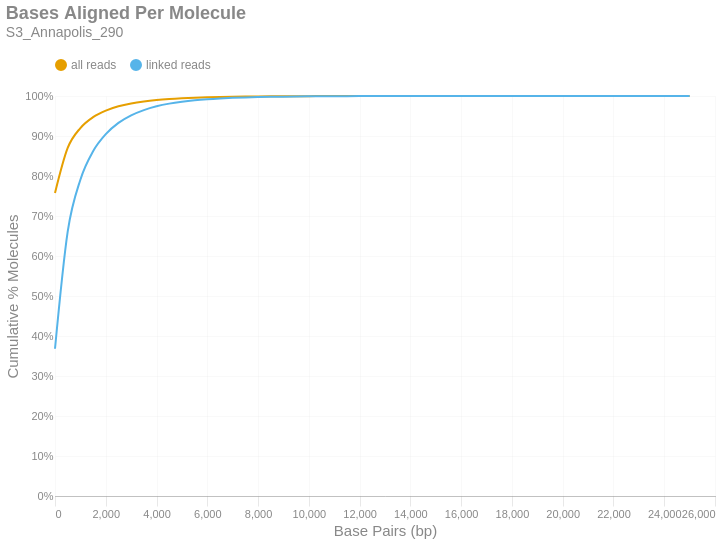

This figure's notebook cell:
### Markdown cell above
### Bases Aligned Per Molecule
This is a cumulative frequency distribution showing the number of base pairs aligned per unique molecule. These data are shown in 500 bp bins. There are two distributions: one with `all reads` (yellow) and another with only `linked reads` (blue). The percent of molecules in the `linked reads` distribution is relative to the total number of linked molecules.

### Code cell
if SKIPLR:
    print_html(f"Skipped")
else:
    binned_df = consolidated_hist(valids['aligned_bp'], mask, 500, True)
    with SafeRender(binned_df):
        (
            density_plot(binned_df, 'Bases Aligned Per Molecule', samplename, 'basesper')
            .encode(
                x=alt.X('bin:Q', title="Base Pairs (bp)").axis(tickMinStep=500).scale(padding=0),
                y=alt.Y('value:Q', title='Cumulative % Molecules')
                    .axis(format='%')
                    .scale(domain = [0,1])
                    .stack(False),
                color=alt.Color("key:N").scale(domain = ["all reads", "linked reads"]),
                tooltip = [
                    alt.Tooltip("key:N", title = "Data Type"),
                    alt.Tooltip("range_label:N", title="Bases Aligned Per Molecule"),
                    alt.Tooltip("value:Q", format = ".2%", title="% Molecules (Cum.)")
                ]
            )
        ).display()

### Figure 1 — Vega-Lite specification as saved in the notebook (floating-point values rounded to 4 significant figures)
{"width": "container", "height": 400, "config": {"title": {"anchor": "start", "dy": -15, "fontSize": 18, "color": "#888888", "subtitleColor": "#888888", "subtitleFontSize": 14}, "arc": {"fill": "#0072B2"}, "axis": {"domainColor": "#888888", "domainWidth": 0.5, "gridWidth": 0.2, "grid": false, "titleFontWeight": 400, "titleFontSize": 15, "labelFontSize": 11, "labelColor": "#888888", "tickColor": "#888888", "tickWidth": 0.2, "titleColor": "#888888"}, "axisBand": {"grid": false}, "axisX": {"grid": true, "tickSize": 10, "domainCap": "round"}, "axisY": {"domain": false, "grid": true, "tickSize": 0, "domainCap": "round"}, "background": "transparent", "header": {"labelFontSize": 15, "labelColor": "#888888", "titleFontSize": 15, "titleFontWeight": 600, "titleColor": "#888888"}, "legend": {"labelFont": "sans-serif", "labelFontSize": 12, "labelColor": "#888888", "symbolSize": 100, "symbolType": "circle", "titleFontSize": 12, "titlePadding": 10, "titleColor": "#888888", "title": null, "orient": "top"}, "range": {"category": ["#E69F00", "#56B4E9", "#009E73", "#F0E442", "#0072B2", "#D55E00", "#CC79A7", "#000000"], "diverging": ["#cfe8f3", "#a2d4ec", "#73bfe2", "#46abdb", "#1696d2", "#12719e"]}, "area": {"fill": "#0072B2", "fillOpacity": 0.7, "line": true, "strokeOpacity": 0.7}, "line": {"color": "#0072B2", "stroke": "#0072B2", "strokeWidth": 2}, "trail": {"color": "#0072B2", "stroke": "#0072B2", "strokeWidth": 0, "size": 1}, "point": {"filled": true, "fillOpacity": 1.0, "size": 95}, "text": {"color": "#888888", "fontSize": 11, "align": "right", "fontWeight": 400, "size": 11}, "bar": {"fill": "#0072B2", "stroke": null}, "view": {"stroke": null, "continuousWidth": 660, "continuousHeight": 400}}, "data": {"name": "data-3b2935394dea876b9f5a422495b6607f"}, "mark": {"type": "line", "interpolate": "monotone", "point": {"opacity": 0, "size": 275}}, "encoding": {"color": {"field": "key", "scale": {"domain": ["all reads", "linked reads"]}, "type": "nominal"}, "tooltip": [{"field": "key", "title": "Data Type", "type": "nominal"}, {"field": "range_label", "title": "Bases Aligned Per Molecule", "type": "nominal"}, {"field": "value", "format": ".2%", "title": "% Molecules (Cum.)", "type": "quantitative"}], "x": {"axis": {"tickMinStep": 500}, "field": "bin", "scale": {"padding": 0}, "title": "Base Pairs (bp)", "type": "quantitative"}, "y": {"axis": {"format": "%"}, "field": "value", "scale": {"domain": [0, 1]}, "stack": false, "title": "Cumulative % Molecules", "type": "quantitative"}}, "params": [{"name": "param_c36ac31b6afebe62", "select": {"type": "point", "fields": ["key"]}, "bind": "legend"}], "title": {"text": "Bases Aligned Per Molecule", "subtitle": "S3_Annapolis_290"}, "transform": [{"fold": ["all reads (cumsum)", "linked reads (cumsum)"]}, {"calculate": "replace(datum.key, ' (cumsum)', '')", "as": "key"}, {"filter": {"param": "param_c36ac31b6afebe62"}}], "usermeta": {"embedOptions": {"downloadFileName": "S3_Annapolis_290.basesper"}}, "$schema": "https://vega.github.io/schema/vega-lite/v6.1.0.json", "datasets": {"data-3b2935394dea876b9f5a422495b6607f": [{"bin": "0.0", "interval": "0.0-500.0", "all reads": 0.7576, "linked reads": 0.3681, "all reads (cumsum)": 0.7576, "linked reads (cumsum)": 0.3681, "range_label": "0-499"}, {"bin": "500.0", "interval": "500.0-1000.0", "all reads": 0.1126, "linked reads": 0.2928, "all reads (cumsum)": 0.8701, "linked reads (cumsum)": 0.6608, "range_label": "500-999"}, {"bin": "1000.0", "interval": "1000.0-1500.0", "all reads": 0.04978, "linked reads": 0.13, "all reads (cumsum)": 0.9199, "linked reads (cumsum)": 0.7908, "range_label": "1000-1499"}, {"bin": "1500.0", "interval": "1500.0-2000.0", "all reads": 0.02724, "linked reads": 0.07112, "all reads (cumsum)": 0.9471, "linked reads (cumsum)": 0.8619, "range_label": "1500-1999"}, {"bin": "2000.0", "interval": "2000.0-2500.0", "all reads": 0.01634, "linked reads": 0.04267, "all reads (cumsum)": 0.9635, "linked reads (cumsum)": 0.9046, "range_label": "2000-2499"}, {"bin": "2500.0", "interval": "2500.0-3000.0", "all reads": 0.01077, "linked reads": 0.02812, "all reads (cumsum)": 0.9742, "linked reads (cumsum)": 0.9327, "range_label": "2500-2999"}, {"bin": "3000.0", "interval": "3000.0-3500.0", "all reads": 0.007221, "linked reads": 0.01886, "all reads (cumsum)": 0.9815, "linked reads (cumsum)": 0.9516, "range_label": "3000-3499"}, {"bin": "3500.0", "interval": "3500.0-4000.0", "all reads": 0.005053, "linked reads": 0.0132, "all reads (cumsum)": 0.9865, "linked reads (cumsum)": 0.9648, "range_label": "3500-3999"}, {"bin": "4000.0", "interval": "4000.0-4500.0", "all reads": 0.003628, "linked reads": 0.009474, "all reads (cumsum)": 0.9901, "linked reads (cumsum)": 0.9742, "range_label": "4000-4499"}, {"bin": "4500.0", "interval": "4500.0-5000.0", "all reads": 0.00256, "linked reads": 0.006686, "all reads (cumsum)": 0.9927, "linked reads (cumsum)": 0.9809, "range_label": "4500-4999"}, {"bin": "5000.0", "interval": "5000.0-5500.0", "all reads": 0.001842, "linked reads": 0.00481, "all reads (cumsum)": 0.9945, "linked reads (cumsum)": 0.9857, "range_label": "5000-5499"}, {"bin": "5500.0", "interval": "5500.0-6000.0", "all reads": 0.00139, "linked reads": 0.00363, "all reads (cumsum)": 0.9959, "linked reads (cumsum)": 0.9894, "range_label": "5500-5999"}, {"bin": "6000.0", "interval": "6000.0-6500.0", "all reads": 0.001009, "linked reads": 0.002636, "all reads (cumsum)": 0.9969, "linked reads (cumsum)": 0.992, "range_label": "6000-6499"}, {"bin": "6500.0", "interval": "6500.0-7000.0", "all reads": 0.0007483, "linked reads": 0.001954, "all reads (cumsum)": 0.9977, "linked reads (cumsum)": 0.994, "range_label": "6500-6999"}, {"bin": "7000.0", "interval": "7000.0-7500.0", "all reads": 0.0005653, "linked reads": 0.001476, "all reads (cumsum)": 0.9983, "linked reads (cumsum)": 0.9954, "range_label": "7000-7499"}, {"bin": "7500.0", "interval": "7500.0-8000.0", "all reads": 0.000422, "linked reads": 0.001102, "all reads (cumsum)": 0.9987, "linked reads (cumsum)": 0.9965, "range_label": "7500-7999"}, {"bin": "8000.0", "interval": "8000.0-8500.0", "all reads": 0.0003115, "linked reads": 0.0008135, "all reads (cumsum)": 0.999, "linked reads (cumsum)": 0.9973, "range_label": "8000-8499"}, {"bin": "8500.0", "interval": "8500.0-9000.0", "all reads": 0.0002423, "linked reads": 0.0006328, "all reads (cumsum)": 0.9992, "linked reads (cumsum)": 0.998, "range_label": "8500-8999"}, {"bin": "9000.0", "interval": "9000.0-9500.0", "all reads": 0.0001706, "linked reads": 0.0004455, "all reads (cumsum)": 0.9994, "linked reads (cumsum)": 0.9984, "range_label": "9000-9499"}, {"bin": "9500.0", "interval": "9500.0-10000.0", "all reads": 0.0001395, "linked reads": 0.0003644, "all reads (cumsum)": 0.9995, "linked reads (cumsum)": 0.9988, "range_label": "9500-9999"}, {"bin": "10000.0", "interval": "10000.0-10500.0", "all reads": 0.0001057, "linked reads": 0.0002761, "all reads (cumsum)": 0.9996, "linked reads (cumsum)": 0.9991, "range_label": "10000-10499"}, {"bin": "10500.0", "interval": "10500.0-11000.0", "all reads": 8.519e-05, "linked reads": 0.0002225, "all reads (cumsum)": 0.9997, "linked reads (cumsum)": 0.9993, "range_label": "10500-10999"}, {"bin": "11000.0", "interval": "11000.0-11500.0", "all reads": 6.779e-05, "linked reads": 0.000177, "all reads (cumsum)": 0.9998, "linked reads (cumsum)": 0.9995, "range_label": "11000-11499"}, {"bin": "11500.0", "interval": "11500.0-12000.0", "all reads": 5.317e-05, "linked reads": 0.0001388, "all reads (cumsum)": 0.9998, "linked reads (cumsum)": 0.9996, "range_label": "11500-11999"}, {"bin": "12000.0", "interval": "12000.0-12500.0", "all reads": 3.242e-05, "linked reads": 8.465e-05, "all reads (cumsum)": 0.9999, "linked reads (cumsum)": 0.9997, "range_label": "12000-12499"}, {"bin": "12500.0", "interval": "12500.0-13000.0", "all reads": 2.589e-05, "linked reads": 6.762e-05, "all reads (cumsum)": 0.9999, "linked reads (cumsum)": 0.9998, "range_label": "12500-12999"}, {"bin": "13000.0", "interval": "13000.0-13500.0", "all reads": 2.214e-05, "linked reads": 5.781e-05, "all reads (cumsum)": 0.9999, "linked reads (cumsum)": 0.9998, "range_label": "13000-13499"}, {"bin": "13500.0", "interval": "13500.0-14000.0", "all reads": 1.443e-05, "linked reads": 3.768e-05, "all reads (cumsum)": 0.9999, "linked reads (cumsum)": 0.9999, "range_label": "13500-13999"}, {"bin": "14000.0", "interval": "14000.0-14500.0", "all reads": 1.305e-05, "linked reads": 3.407e-05, "all reads (cumsum)": 1.0, "linked reads (cumsum)": 0.9999, "range_label": "14000-14499"}, {"bin": "14500.0", "interval": "14500.0-15000.0", "all reads": 8.697e-06, "linked reads": 2.271e-05, "all reads (cumsum)": 1.0, "linked reads (cumsum)": 0.9999, "range_label": "14500-14999"}, {"bin": "15000.0", "interval": "15000.0-15500.0", "all reads": 7.313e-06, "linked reads": 1.91e-05, "all reads (cumsum)": 1.0, "linked reads (cumsum)": 0.9999, "range_label": "15000-15499"}, {"bin": "15500.0", "interval": "15500.0-16000.0", "all reads": 5.732e-06, "linked reads": 1.497e-05, "all reads (cumsum)": 1.0, "linked reads (cumsum)": 0.9999, "range_label": "15500-15999"}, {"bin": "16000.0", "interval": "16000.0-16500.0", "all reads": 6.325e-06, "linked reads": 1.652e-05, "all reads (cumsum)": 1.0, "linked reads (cumsum)": 1.0, "range_label": "16000-16499"}, {"bin": "16500.0", "interval": "16500.0-17000.0", "all reads": 3.953e-06, "linked reads": 1.032e-05, "all reads (cumsum)": 1.0, "linked reads (cumsum)": 1.0, "range_label": "16500-16999"}, {"bin": "17000.0", "interval": "17000.0-17500.0", "all reads": 2.965e-06, "linked reads": 7.742e-06, "all reads (cumsum)": 1.0, "linked reads (cumsum)": 1.0, "range_label": "17000-17499"}, {"bin": "17500.0", "interval": "17500.0-18000.0", "all reads": 1.977e-06, "linked reads": 5.162e-06, "all reads (cumsum)": 1.0, "linked reads (cumsum)": 1.0, "range_label": "17500-17999"}, {"bin": "18000.0", "interval": "18000.0-18500.0", "all reads": 1.779e-06, "linked reads": 4.645e-06, "all reads (cumsum)": 1.0, "linked reads (cumsum)": 1.0, "range_label": "18000-18499"}, {"bin": "18500.0", "interval": "18500.0-19000.0", "all reads": 7.906e-07, "linked reads": 2.065e-06, "all reads (cumsum)": 1.0, "linked reads (cumsum)": 1.0, "range_label": "18500-18999"}, {"bin": "19000.0", "interval": "19000.0-19500.0", "all reads": 1.581e-06, "linked reads": 4.129e-06, "all reads (cumsum)": 1.0, "linked reads (cumsum)": 1.0, "range_label": "19000-19499"}, {"bin": "19500.0", "interval": "19500.0-20000.0", "all reads": 1.977e-07, "linked reads": 5.162e-07, "all reads (cumsum)": 1.0, "linked reads (cumsum)": 1.0, "range_label": "19500-19999"}, {"bin": "20000.0", "interval": "20000.0-20500.0", "all reads": 5.93e-07, "linked reads": 1.548e-06, "all reads (cumsum)": 1.0, "linked reads (cumsum)": 1.0, "range_label": "20000-20499"}, {"bin": "20500.0", "interval": "20500.0-21000.0", "all reads": 3.953e-07, "linked reads": 1.032e-06, "all reads (cumsum)": 1.0, "linked reads (cumsum)": 1.0, "range_label": "20500-20999"}, {"bin": "21000.0", "interval": "21000.0-21500.0", "all reads": 1.977e-07, "linked reads": 5.162e-07, "all reads (cumsum)": 1.0, "linked reads (cumsum)": 1.0, "range_label": "21000-21499"}, {"bin": "21500.0", "interval": "21500.0-22000.0", "all reads": 5.93e-07, "linked reads": 1.548e-06, "all reads (cumsum)": 1.0, "linked reads (cumsum)": 1.0, "range_label": "21500-21999"}, {"bin": "22000.0", "interval": "22000.0-22500.0", "all reads": 0.0, "linked reads": 0.0, "all reads (cumsum)": 1.0, "linked reads (cumsum)": 1.0, "range_label": "22000-22499"}, {"bin": "22500.0", "interval": "22500.0-23000.0", "all reads": 1.977e-07, "linked reads": 5.162e-07, "all reads (cumsum)": 1.0, "linked reads (cumsum)": 1.0, "range_label": "22500-22999"}, {"bin": "23000.0", "interval": "23000.0-23500.0", "all reads": 1.977e-07, "linked reads": 5.162e-07, "all reads (cumsum)": 1.0, "linked reads (cumsum)": 1.0, "range_label": "23000-23499"}, {"bin": "23500.0", "interval": "23500.0-24000.0", "all reads": 0.0, "linked reads": 0.0, "all reads (cumsum)": 1.0, "linked reads (cumsum)": 1.0, "range_label": "23500-23999"}, {"bin": "24000.0", "interval": "24000.0-24500.0", "all reads": 0.0, "linked reads": 0.0, "all reads (cumsum)": 1.0, "linked reads (cumsum)": 1.0, "range_label": "24000-24499"}, {"bin": "24500.0", "interval": "24500.0-25000.0", "all reads": 0.0, "linked reads": 0.0, "all reads (cumsum)": 1.0, "linked reads (cumsum)": 1.0, "range_label": "24500-24999"}, {"bin": "25000.0", "interval": "25000.0-25500.0", "all reads": 1.977e-07, "linked reads": 5.162e-07, "all reads (cumsum)": 1.0, "linked reads (cumsum)": 1.0, "range_label": "25000-25499"}]}}
